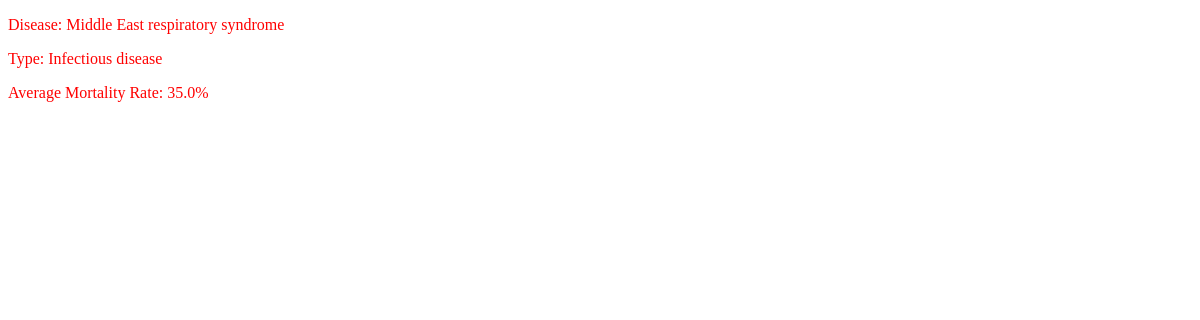
Screenshot of /diseases/1 with the database file from the repository.
### pandemics/models.py (models this page shows, shortened)
class Disease(models.Model):
    name = models.CharField(max_length=75)
    type = models.CharField(max_length=100)
    average_mortality_rate = models.FloatField()

### website/views.py (the view)
# urls.py: path('diseases/<int:id>', disease_details, name='disease details'),
def disease_details(request, id):
    disease = get_object_or_404(Disease, pk=id)
    return render(request, 'website/disease_details.html', {"disease": disease})

### website/templates/website/disease_details.html (shortened to what this page needs)
{% extends "base.html" %}
{% block content %}
    <div>
        <div>
            <p>Disease: {{disease.name}}</p>
            <p>Type: {{disease.type}}</p>
            <p>Average Mortality Rate: {{disease.average_mortality_rate}}%</p>
        </div>
    </div>
{% endblock %}

### website/static/website/styles.css (style rules this page uses)
body { font-family: Bodoni; color: red; background-color: white; }

### rows the page displays
Disease: name "Middle East respiratory syndrome", type "Infectious disease", average_mortality_rate "35.0"
